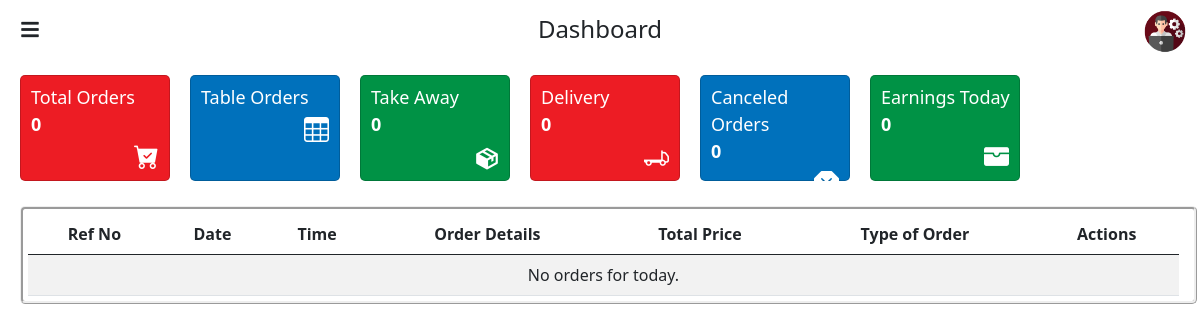
The app's page / (signed in), older data.
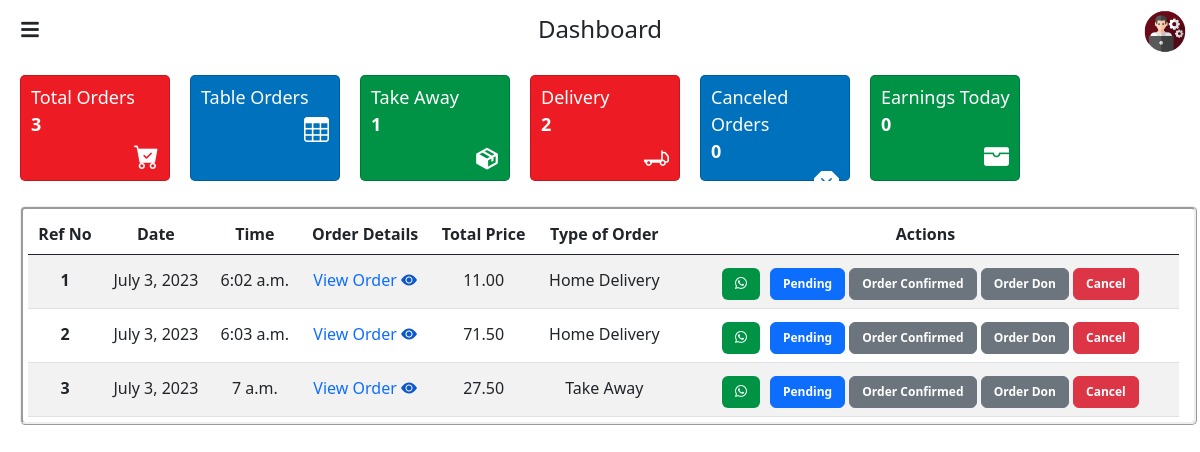
The same page, newer data.
### adminapp/models.py (models this page shows, shortened)
class Order(models.Model):
    TYPE = (
        ('Home Delivery', 'Home Delivery'),
        ('Take Away', 'Take Away'),
    )
    PAYMENT_MODE = (
        ('Cash on Delivery', 'Cash on Delivery'),
        ('Card on Delivery', 'Card on Delivery'),
    )
    STATUS = (
        ('Pending', 'Pending'),
        ('Order Confirmed', 'Order Confirmed'),
        ('Order Don', 'Order Don'),
        ('Cancel', 'Cancel'),
    )
    cart = models.ManyToManyField(Cart)
    reference_number = models.CharField(max_length=100, unique=True)
    order_type = models.CharField(max_length=100, choices=TYPE)
    name = models.CharField(max_length=200)
    whatsapp_number = models.CharField(max_length=20)
    contact_number = models.CharField(max_length=20)
    address_one = models.CharField(max_length=500)
    address_two = models.CharField(max_length=500)
    address_three = models.CharField(max_length=500)
    order_note = models.CharField(max_length=500)
    payment_mode = models.CharField(max_length=100, choices=PAYMENT_MODE)
    date = models.DateField()
    time = models.TimeField()
    status = models.CharField(max_length=100, choices=STATUS, default='Pending', null=True, blank=True)
    def get_product_total_price(self):
        total_price = Decimal(0)
        for order_item in self.cart.all():
            total_price += order_item.get_total_price_with_tax()
        return total_price
    def get_cart_total(self):
        total = Decimal(0)
        for cart_item in self.cart.all():
            total += cart_item.total
        return total

class Cart(models.Model):
    user = models.ForeignKey(User, on_delete=models.CASCADE)
    product_price = models.ForeignKey(ProductPrice, on_delete=models.CASCADE)
    quantity = models.PositiveIntegerField(default=1)
    product_price_dummy = models.CharField(max_length=100, null=True, blank=True)
    tax_dummy = models.CharField(max_length=100, null=True, blank=True)
    total = models.DecimalField(max_digits=10, decimal_places=2, null=True, blank=True)
    def get_total_price_with_tax(self):
        if self.product_price.discount_price is not None:
            price = self.product_price.discount_price
        else:
            price = self.product_price.actual_price
        tax_amount = Decimal(price) * Decimal(self.product_price.tax) / 100
        total_price_with_tax = (Decimal(price) + tax_amount) * Decimal(self.quantity)
        return total_price_with_tax

### adminapp/views.py (the view, shortened to what this page needs)
# urls.py: path('',views.admin_index,name='admin_index'),
@login_required
def admin_index(request):
    tables = Table.objects.all()
    today = date.today()  # Get today's date
    orders = Order.objects.filter(date=today)
    total_orders_count = orders.count()
    canceled_orders = orders.filter(status='Canceled')
    canceled_orders_count = canceled_orders.count()
    orders_don = orders.filter(status='Order Don')
    total_cart_earnings = Decimal(0)
    for order in orders_don:
        total_cart_earnings += order.get_cart_total()
    order_types = []
    for order_type in Order.TYPE:
        count = orders.filter(order_type=order_type[0]).count()
        order_types.append((order_type[0], order_type[1], count))
    context = {
        'tables' : tables,
        'orders': orders,
        'total_orders_count': total_orders_count,
        'canceled_orders_count': canceled_orders_count,
        'total_cart_earnings': total_cart_earnings,
        'order_types': order_types,
    }
    return render(request, 'admin_index.html', context)

### adminapp/templates/admin_index.html (shortened to what the changed rows need)
<!DOCTYPE html>
{% load static %}
<html lang="en">
<head>
    <link href="https://cdn.jsdelivr.net/npm/bootstrap@5.3.0-alpha3/dist/css/bootstrap.min.css" rel="stylesheet">
    <link rel="stylesheet" href="https://cdn.jsdelivr.net/npm/bootstrap-icons@1.10.5/font/bootstrap-icons.css">
    <link href='https://unpkg.com/boxicons@2.1.4/css/boxicons.min.css' rel='stylesheet'>
	<link rel="stylesheet" href="https://cdnjs.cloudflare.com/ajax/libs/font-awesome/5.15.4/css/all.min.css">
	<link rel="stylesheet" href="{% static 'css/admin-index.css' %}">
	<link rel="stylesheet" href="{% static 'css/animated.css' %}">
</head>
<body>
	<div class="top">
		<div class="card-container fade-in-right">
			<div class="card" style="background-color: #ed1c24; color: #fff;">
				<div>
				<p style="font-size: 18px;     margin-bottom: 0rem;padding-top: 8px; padding-left: 10px;">Total Orders <br><span style="font-weight: bolder;">{{ total_orders_count }}</span></p>
				</div>
			</div>
			<div class="card" style="background-color: #009245; color: #fff;">
				<div>
					<p style="font-size: 18px; margin-bottom: 0rem; padding-top: 8px; padding-left: 10px;">
						Take Away <br>
						<span style="font-weight: bolder;">{{ order_types.1.2 }}</span>
					</p>
				</div>
			</div>
			<div class="card" style="background-color: #ed1c24; color: #fff;">
				<div>
					<p style="font-size: 18px; margin-bottom: 0rem; padding-top: 8px; padding-left: 10px;">
						Delivery <br>
						<span style="font-weight: bolder;"> {{ order_types.0.2 }}</span>
					</p>
				</div>
			</div>
		</div>
	</div>
	<div class="table-responsive fade-up">
        <table class="table table-striped">
            <thead style="border: thin;">
                <tr class="text-center">
                    <th scope="col" class="text-nowrap">Ref No</th>
                    <th scope="col" class="text-nowrap">Date</th>
                    <th scope="col" class="text-nowrap">Time</th>
                    <th scope="col" class="text-nowrap">Order Details</th>
                    <th scope="col" class="text-nowrap">Total Price</th>
					<th scope="col" class="text-nowrap">Type of Order</th>
					<th scope="col" class="text-nowrap">Actions</th>
                </tr>
            </thead>
			<tbody>
				{% if orders %}
					{% for order in orders %}
					{% if order.status == 'Pending' or order.status == 'Order Confirmed'  %}
							<tr class="text-center">
								<td class="text-nowrap" style="padding-top: 13px; font-weight: bold;">{{ order.reference_number }}</td>
								<td class="text-nowrap" style="padding-top: 13px;">{{ order.date }}</td>
								<td class="text-nowrap" style="padding-top: 13px;">{{ order.time }}</td>
								<td class="text-nowrap" style="padding-top: 13px;">
									<a href="{% url 'type_details' order_id=order.id %}">
										<span>View Order</span>
										<span>
											<i class="bi bi-eye-fill" style="color: #0a58ca;"></i>
										</span>
									</a>
								</td>
								<td class="text-nowrap" style="padding-top: 13px;">{{ order.get_cart_total }}</td>
								<td class="text-nowrap" style="padding-top: 13px;">{{ order.get_order_type_display }}</td>
								<td class="text-nowrap" style="padding-top: 13px; padding-left: 50px;">
									<div class="action-td">
										<div>
											<a href="https://api.whatsapp.com/send?phone={{ order.whatsapp_number }}&text=Hello%20I%20would%20like%20to%20contact%20you" target="_blank">
												<i class="bi bi-whatsapp btn" style="color: #fff; background-color: #009245; font-size: 12px; font-weight: bolder;"></i>
											</a>
										</div>
										<div style="padding-left: 10px;">
											<form method="post" id="cancel-form-{{ order.id }}">
												{% for status in order.STATUS %}
													{% if status.0 == 'Cancel' %}
													<button type="button" style="font-size: 12px; font-weight: bold;" onclick="updateStatus('{{ order.id }}', '{{ status.0 }}')" class="btn btn-danger {% if order.status == status.0 %}selected{% endif %}">
														{{ status.1 }}
													</button>
													{% else %}
													<button type="button" style="font-size: 12px; font-weight: bold;"  onclick="updateStatus('{{ order.id }}', '{{ status.0 }}')" class="btn {% if order.status == status.0 %}btn-primary selected{% else %}btn-secondary{% endif %}">
														{{ status.1 }}
													</button>
													{% endif %}
												{% endfor %}
											</form>
										</div>
									</div>
								</td>
							</tr>
						{% endif %}
					{% endfor %}
				{% else %}
					<tr>
						<td colspan="7" class="text-center">No orders for today.</td>
					</tr>
				{% endif %}
			</tbody>
        </table>
    </div>
</body>
</html>

Row changes from the older to the newer data that the page shows:
now on this page (row edited): Order: reference_number "1", date "July 3, 2023", time "6:02 a.m.", get_cart_total "11.00", order_type "Home Delivery", status "Pending" "Order Confirmed" "Order Don", status "Cancel"
now on this page (row edited): Order: reference_number "2", date "July 3, 2023", time "6:03 a.m.", get_cart_total "71.50", order_type "Home Delivery", status "Pending" "Order Confirmed" "Order Don", status "Cancel"
now on this page (row edited): Order: reference_number "3", date "July 3, 2023", time "7 a.m.", get_cart_total "27.50", order_type "Take Away", status "Pending" "Order Confirmed" "Order Don", status "Cancel"
Text that changed along with them:
{{ total_orders_count }}: "0" → "3"
{{ order_types.1.2 }}: "0" → "1"
{{ order_types.0.2 }}: "0" → "2"
text no longer shown: "No orders for today."
